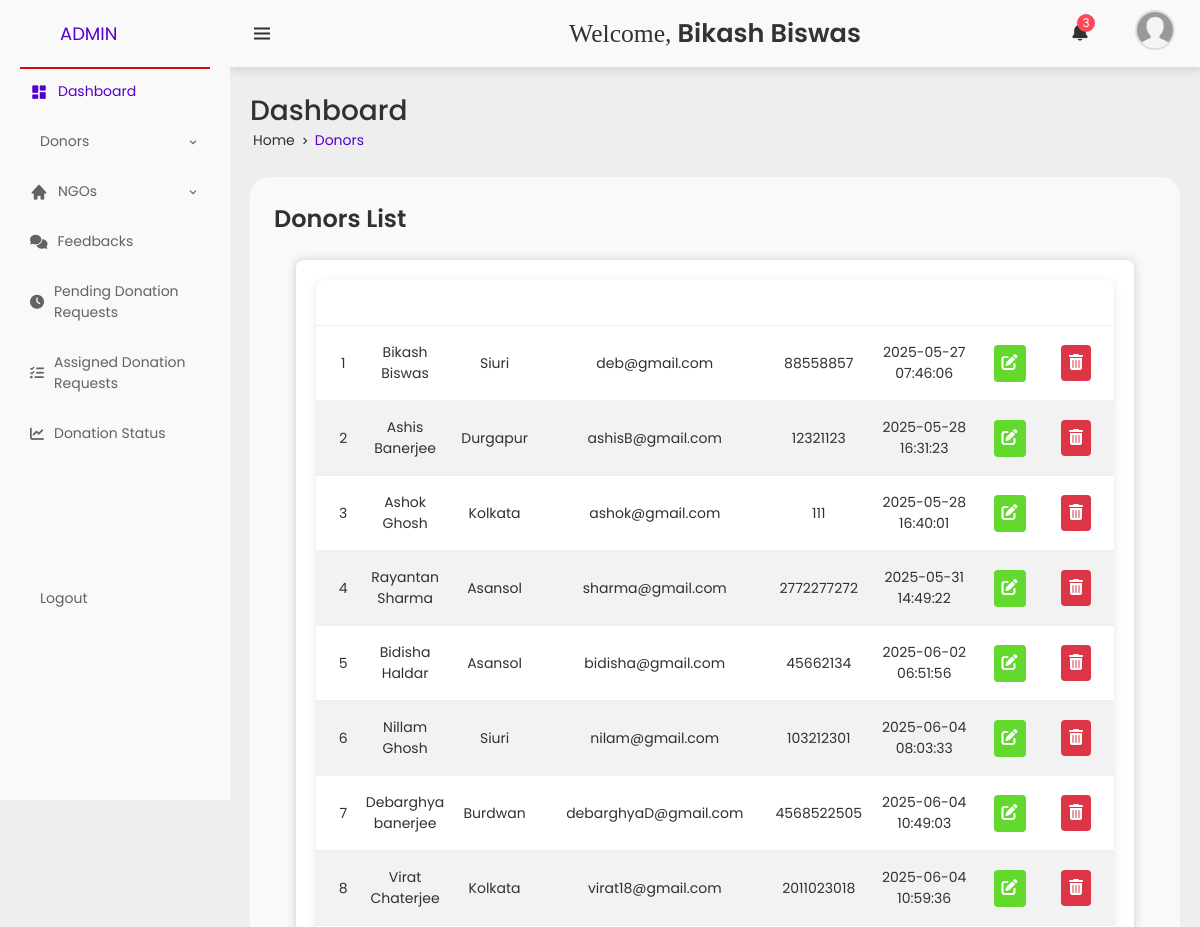
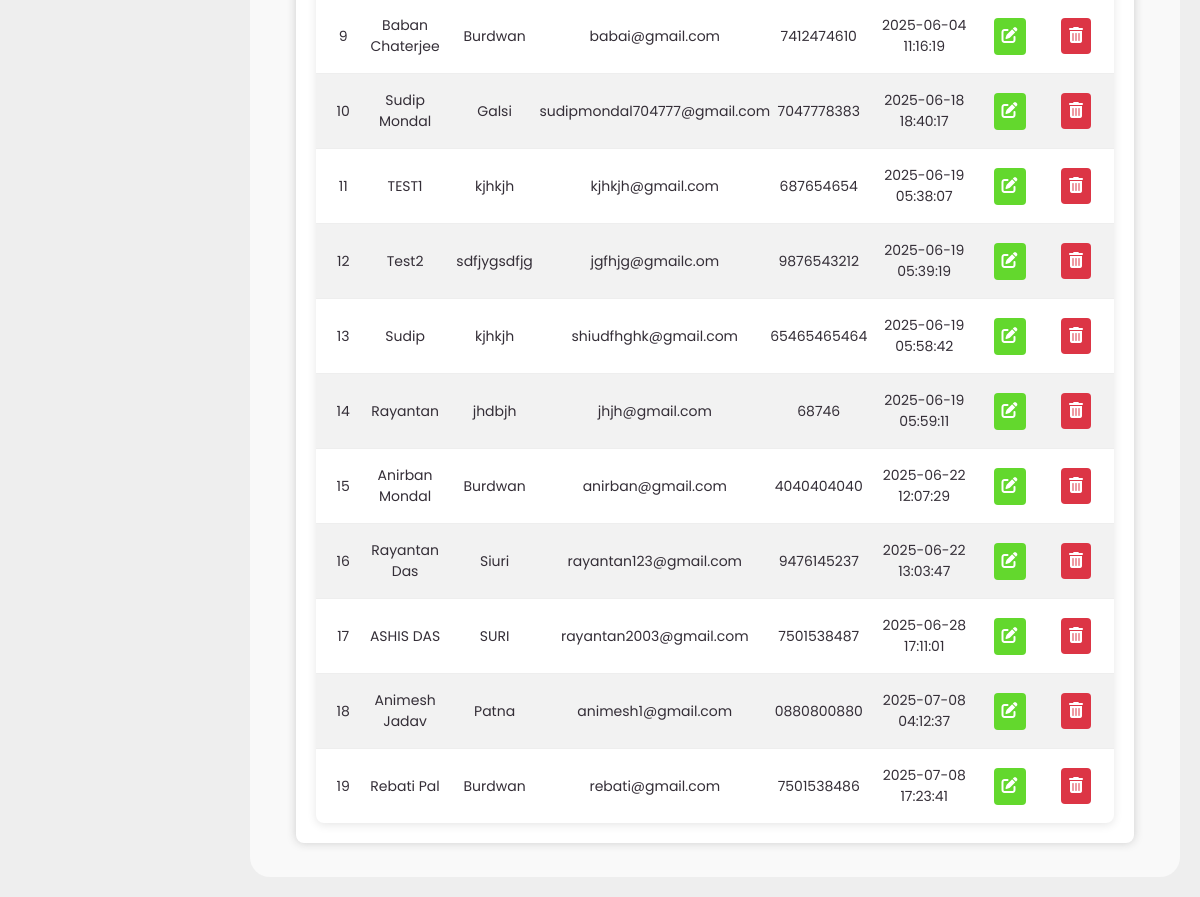
Screenshot of /admin/admin.php?type=donors (signed in) with the database file from the repository (2 pictures, top to bottom).
### tables this page shows
CREATE TABLE `users` (
  `user_id` int(11) NOT NULL,
  `username` varchar(100) NOT NULL,
  `address` text NOT NULL,
  `email` varchar(100) NOT NULL,
  `phone` varchar(15) NOT NULL,
  `password` varchar(255) NOT NULL,
  `created_at` timestamp NOT NULL DEFAULT current_timestamp(),
  `reset_otp` varchar(255) DEFAULT NULL,
  `reset_otp_expiry` datetime DEFAULT NULL,
  `updated_at` timestamp NOT NULL DEFAULT current_timestamp() ON UPDATE current_timestamp(),
  `image` varchar(255) DEFAULT NULL
);

### admin/admin_donor.php (the view, shortened to what this page needs)
<?php
$server = "localhost";
$user = "root";
$pass = "";
$db = "food_waste";
$conn = new mysqli($server, $user, $pass, $db);
$result = $conn->query("SELECT * FROM users");
?>
<!DOCTYPE html>
<html>
<head>
    <link rel="stylesheet" href="admin.css">
    <link rel="stylesheet" href="https://cdnjs.cloudflare.com/ajax/libs/font-awesome/6.4.0/css/all.min.css" />
</head>
<body>
<div class="table-container">
    <table>
        <thead>
            <tr>
                <th>ID</th><th>Name</th><th>Address</th><th>Email</th><th>Phone</th>
                <th>Registered</th><th>Edit</th><th>Delete</th>
            </tr>
        </thead>
        <tbody>
        <?php while ($row = $result->fetch_assoc()) { ?>
            <tr>
                <td><?= $row['user_id'] ?></td>
                <td><?= htmlspecialchars($row['username']) ?></td>
                <td><?= htmlspecialchars($row['address']) ?></td>
                <td><?= htmlspecialchars($row['email']) ?></td>
                <td><?= htmlspecialchars($row['phone']) ?></td>
                <td><?= $row['created_at'] ?></td>
                <td>
                    <button class="btn btn-edit"
                        onclick="openModal('<?= $row['user_id'] ?>','<?= htmlspecialchars($row['username']) ?>','<?= htmlspecialchars($row['address']) ?>','<?= htmlspecialchars($row['email']) ?>','<?= htmlspecialchars($row['phone']) ?>')">
                        <i class="fas fa-edit"></i>
                    </button>
                </td>
                <td>
                    <a class="btn btn-delete" href="admin_donor.php? delete_id=<?= $row['user_id'] ?>" onclick="return confirm('Are you sure you want to delete this user?');">
                        <i class="fas fa-trash-alt"></i>
                    </a>
                </td>
            </tr>
        <?php } ?>
        </tbody>
    </table>
</div>
</body>
</html>

### admin/admin.php (shortened to what this page needs)
<!DOCTYPE html>
<html lang="en">
<head>
	<link href='https://unpkg.com/boxicons@2.0.9/css/boxicons.min.css' rel='stylesheet'>
	<link rel='stylesheet' href='https://cdn-uicons.flaticon.com/2.6.0/uicons-solid-straight/css/uicons-solid-straight.css'>
	<link rel="stylesheet" href="admin.css">
</head>
<body onload="getNotification();">
<?php
    include('header.php');
    include('footer.php');
?>

### admin/header.php (shortened to what this page needs)
<!DOCTYPE html>
<html lang="en">
<head>
	<link href='https://unpkg.com/boxicons@2.0.9/css/boxicons.min.css' rel='stylesheet'>
	<link rel='stylesheet' href='https://cdn-uicons.flaticon.com/2.6.0/uicons-solid-straight/css/uicons-solid-straight.css'>
	<link rel="stylesheet" href="admin.css">
</head>
<body>
    <?php  include('sidebar.php');   ?>
    <?php  include('navbar.php');    ?>

### admin/sidebar.php (shortened to what this page needs)
<div class="container">
	    <div class="sidebar">
		    <div class="brand">
			    <i class="fi fi-ss-admin-alt"></i>
			    <p class="name">ADMIN</p>
		    </div>
			<div class="menu">
				<ul>
					<li>
						<a href="admin.php?type=default" class="active">
							<i class='bx bxs-dashboard' ></i>
							<span class="text">Dashboard</span>
						</a>
					</li>
					<li>
						<a href="#">
							<span class="text">Donors</span>
							<i class='arrow bx bx-chevron-down'></i>
						</a>
					</li>
					<li>
						<a href="#">
							<i class="bx bxs-home"></i>
							<span class="text">NGOs</span>
							<i class='arrow bx bx-chevron-down'></i>
						</a>
					</li>
					<li>
						<a href="admin.php?type=feedback">
							<i class='fas fa-comments' ></i>
							<span class="text">Feedbacks</span>
						</a>
					</li>
					<li>
						<a href="admin.php?type=pending">
							<i class='fas fa-clock' ></i>
							<span class="text">Pending Donation Requests</span>
						</a>
					</li>
					<li>
						<a href="admin.php?type=assign">
							<i class='fas fa-tasks ngo-icon' ></i>
							<span class="text">Assigned Donation Requests</span>
						</a>
					</li>
					<li>
						<a href="admin.php?type=status">
							<i class='fas fa-chart-line status ngo-icon' ></i>
							<span class="text">Donation Status</span>
						</a>
					</li>
                        <li>
						<a href="AdminLogout.php" class="logout">
							<span class="text">Logout</span>
						</a>
					</li>
				</ul>
			</div>
		</div>

### admin/navbar.php (shortened to what this page needs)
<?php
$isLoggedIn = false;
$userName = '';
if (isset($_SESSION['user_role']) && $_SESSION['user_role'] === 'admin') {
    $isLoggedIn = true;
    $userName = $_SESSION['admin_name'] ?? 'Admin';
}
?>
<div class="topbar">
    <i class="bx bx-menu toggle-menu"></i>
    <?php if ($isLoggedIn): ?>
    <div class="welcome-message">
        Welcome,<b style="font-weight: 600;"> <?php echo htmlspecialchars($userName); ?></b>
    </div>
    <?php endif; ?>
    <div class="topbar-right">
        <a href="#" class="notification" id="notification-bell">
            <i class='bx bxs-bell'></i>
            <span class="notification-count">3</span>
        </a>
        <div class="user-profile" id="user-profile">
            <img src="../img/user.png" alt="Profile" class="profile-img">
        </div>
    </div>
</div>

### admin/footer.php (shortened to what this page needs)
<div class="content">
    <div class="head-title">
        <div class="left">
            <h2>Dashboard</h2>
            <ul class="breadcrumb">
                <li><p>Home</p></li>
                <li><i class='bx bx-chevron-right'></i></li>
                <li>
                    <a class="active" href="#">
                        <?php
                            if (isset($_GET['type'])) {
                                switch ($_GET['type']) {
                                    case 'donors': echo "Donors"; break;
                                }
                            } else {
                                echo "Dashboard";
                            }
                        ?>
                    </a>
                </li>
            </ul>
        </div>
    </div>
    <div class="table-data">
        <div class="order">
            <div class="head">
                <h3>
                    <?php
                        if (isset($_GET['type'])) {
                            switch ($_GET['type']) {
                                case 'donors': echo "Donors List"; break;
                            }
                        } else {
                            echo "Dashboard";
                        }
                    ?>
                </h3>
            </div>
            <?php
                if (isset($_GET['type'])) {
                    $type = $_GET['type'];
                    switch ($type) {
                        case 'donors':
                            include("admin_donor.php");
                            break;
                    }
                } else {
                    include("admin_recentdonate.php");
                }
            ?>
        </div>
    </div>
</div>
</body>
</html>

### admin/navbar.php (style rules this page uses)
.welcome-message { position: absolute; left: 50%; transform: translateX(-50%); font-size:1.6rem; font-weight: 400; color: #333; font-family: Cambria, Cochin, Georgia, Times, 'Times New Roman', serif; }
.topbar-right { display: flex; align-items: center; gap: 15px; margin-left: auto; }
.user-profile { cursor: pointer; padding: 5px; border-radius: 50%; transition: background-color 0.3s ease; }
.profile-img { width: 40px; height: 40px; border-radius: 50%; object-fit: cover; border: 2px solid #ddd; }

### rows the page displays
users: user_id "1", username "Bikash Biswas", address "Siuri", email "deb@gmail.com", phone "88558857", created_at "2025-05-27 07:46:06"
users: user_id "2", username "Ashis Banerjee", address "Durgapur", email "ashisB@gmail.com", phone "12321123", created_at "2025-05-28 16:31:23"
users: user_id "3", username "Ashok Ghosh", address "Kolkata", email "ashok@gmail.com", phone "111", created_at "2025-05-28 16:40:01"
users: user_id "4", username "Rayantan Sharma", address "Asansol", email "sharma@gmail.com", phone "2772277272", created_at "2025-05-31 14:49:22"
users: user_id "5", username "Bidisha Haldar", address "Asansol", email "bidisha@gmail.com", phone "45662134", created_at "2025-06-02 06:51:56"
users: user_id "6", username "Nillam Ghosh", address "Siuri", email "nilam@gmail.com", phone "103212301", created_at "2025-06-04 08:03:33"
users: user_id "7", username "Debarghya banerjee", address "Burdwan", email "debarghyaD@gmail.com", phone "4568522505", created_at "2025-06-04 10:49:03"
users: user_id "8", username "Virat Chaterjee", address "Kolkata", email "virat18@gmail.com", phone "2011023018", created_at "2025-06-04 10:59:36"
users: user_id "9", username "Baban Chaterjee", address "Burdwan", email "babai@gmail.com", phone "7412474610", created_at "2025-06-04 11:16:19"
users: user_id "10", username "Sudip Mondal", address "Galsi", email "sudipmondal704777@gmail.com", phone "7047778383", created_at "2025-06-18 18:40:17"
users: user_id "11", username "TEST1", address "kjhkjh", email "kjhkjh@gmail.com", phone "687654654", created_at "2025-06-19 05:38:07"
users: user_id "12", username "Test2", address "sdfjygsdfjg", email "jgfhjg@gmailc.om", phone "9876543212", created_at "2025-06-19 05:39:19"
users: user_id "13", username "Sudip", address "kjhkjh", email "shiudfhghk@gmail.com", phone "65465465464", created_at "2025-06-19 05:58:42"
users: user_id "14", username "Rayantan", address "jhdbjh", email "jhjh@gmail.com", phone "68746", created_at "2025-06-19 05:59:11"
users: user_id "15", username "Anirban Mondal", address "Burdwan", email "anirban@gmail.com", phone "4040404040", created_at "2025-06-22 12:07:29"
users: user_id "16", username "Rayantan Das", address "Siuri", email "rayantan123@gmail.com", phone "9476145237", created_at "2025-06-22 13:03:47"
users: user_id "17", username "ASHIS DAS", address "SURI", email "rayantan2003@gmail.com", phone "7501538487", created_at "2025-06-28 17:11:01"
users: user_id "18", username "Animesh Jadav", address "Patna", email "animesh1@gmail.com", phone "0880800880", created_at "2025-07-08 04:12:37"
users: user_id "19", username "Rebati Pal", address "Burdwan", email "rebati@gmail.com", phone "7501538486", created_at "2025-07-08 17:23:41"

### other values shown
$userName "Bikash Biswas"
